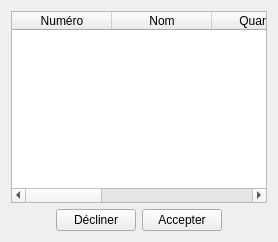
          <widget class="QWidget" name="tab_6">
           <attribute name="icon">
            <iconset resource="resources.qrc">
             <normaloff>:/new/prefix1/clock</normaloff>:/new/prefix1/clock</iconset>
           </attribute>
           <attribute name="title">
            <string>En attente de validation</string>
           </attribute>
           <layout class="QVBoxLayout" name="verticalLayout_14">
            <item>
             <widget class="QTableWidget" name="tableWidget_validationProduit">
              <property name="selectionMode">
               <enum>QAbstractItemView::SingleSelection</enum>
              </property>
              <property name="selectionBehavior">
               <enum>QAbstractItemView::SelectRows</enum>
              </property>
              <attribute name="horizontalHeaderHighlightSections">
               <bool>false</bool>
              </attribute>
              <attribute name="horizontalHeaderShowSortIndicator" stdset="0">
               <bool>true</bool>
              </attribute>
              <attribute name="verticalHeaderVisible">
               <bool>false</bool>
              </attribute>
              <column>
               <property name="text">
                <string>Numéro</string>
               </property>
              </column>
              <column>
               <property name="text">
                <string>Nom</string>
               </property>
              </column>
              <column>
               <property name="text">
                <string>Quantité</string>
               </property>
              </column>
              <column>
               <property name="text">
                <string>Informations</string>
               </property>
              </column>
              <column>
               <property name="text">
                <string>Image</string>
               </property>
              </column>
              <column>
               <property name="text">
                <string>Variété</string>
               </property>
              </column>
             </widget>
            </item>
            <item>
             <layout class="QGridLayout" name="gridLayout_7">
              <item row="0" column="0">
               <spacer name="horizontalSpacer_31">
                <property name="orientation">
                 <enum>Qt::Horizontal</enum>
                </property>
                <property name="sizeHint" stdset="0">
                 <size>
                  <width>40</width>
                  <height>20</height>
                 </size>
                </property>
               </spacer>
              </item>
              <item row="0" column="1">
               <widget class="QPushButton" name="pushButton_declinerProduit">
                <property name="text">
                 <string>Décliner</string>
                </property>
                <property name="icon">
                 <iconset resource="resources.qrc">
                  <normaloff>:/new/prefix1/cross</normaloff>:/new/prefix1/cross</iconset>
                </property>
               </widget>
              </item>
              <item row="0" column="2">
               <widget class="QPushButton" name="pushButton_accepterProduit">
                <property name="text">
                 <string>Accepter</string>
                </property>
                <property name="icon">
                 <iconset resource="resources.qrc">
                  <normaloff>:/new/prefix1/ok</normaloff>:/new/prefix1/ok</iconset>
                </property>
               </widget>
              </item>
              <item row="0" column="3">
               <spacer name="horizontalSpacer_32">
                <property name="orientation">
                 <enum>Qt::Horizontal</enum>
                </property>
                <property name="sizeHint" stdset="0">
                 <size>
                  <width>40</width>
                  <height>20</height>
                 </size>
                </property>
               </spacer>
              </item>
             </layout>
            </item>
           </layout>
          </widget>
